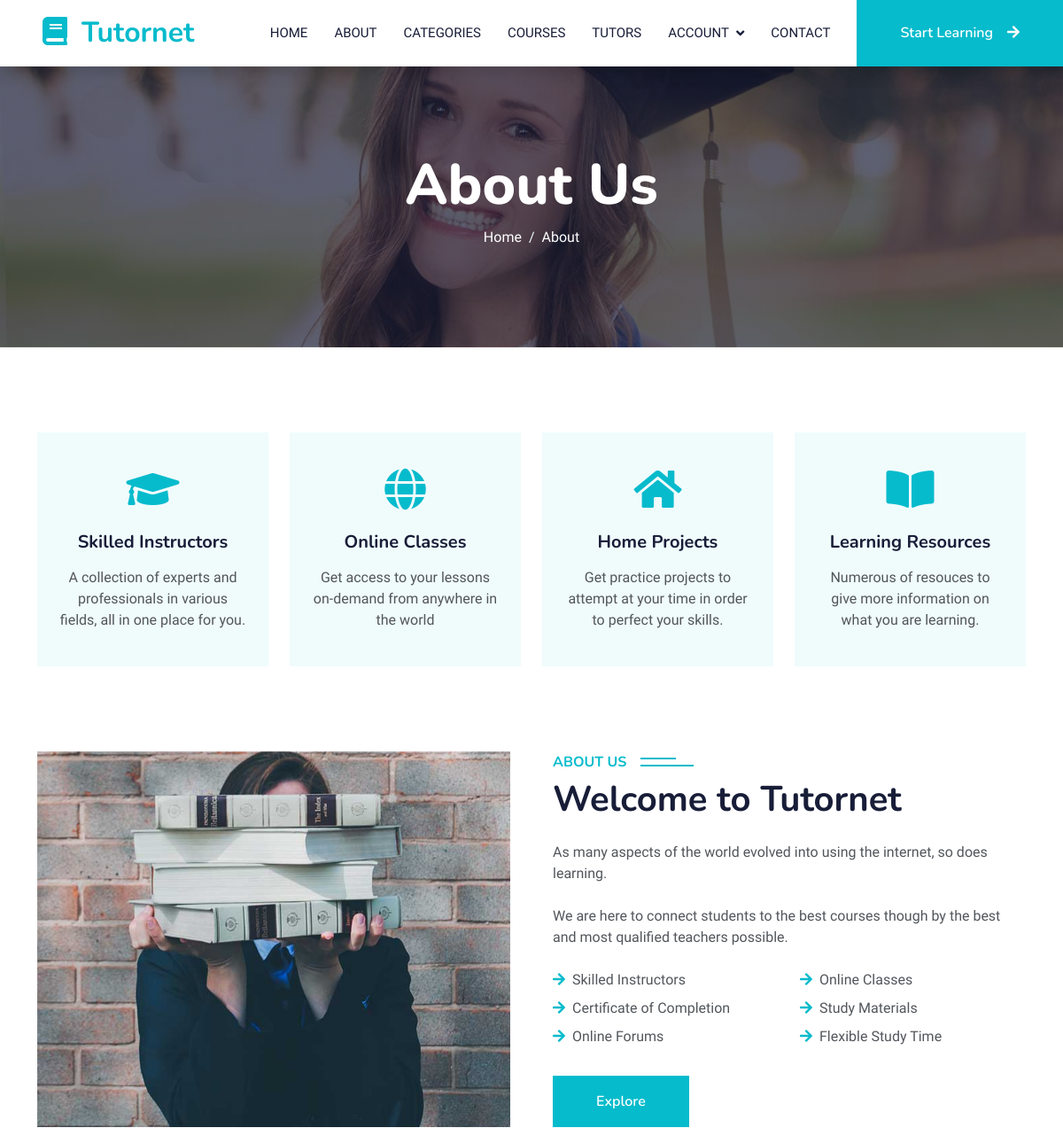
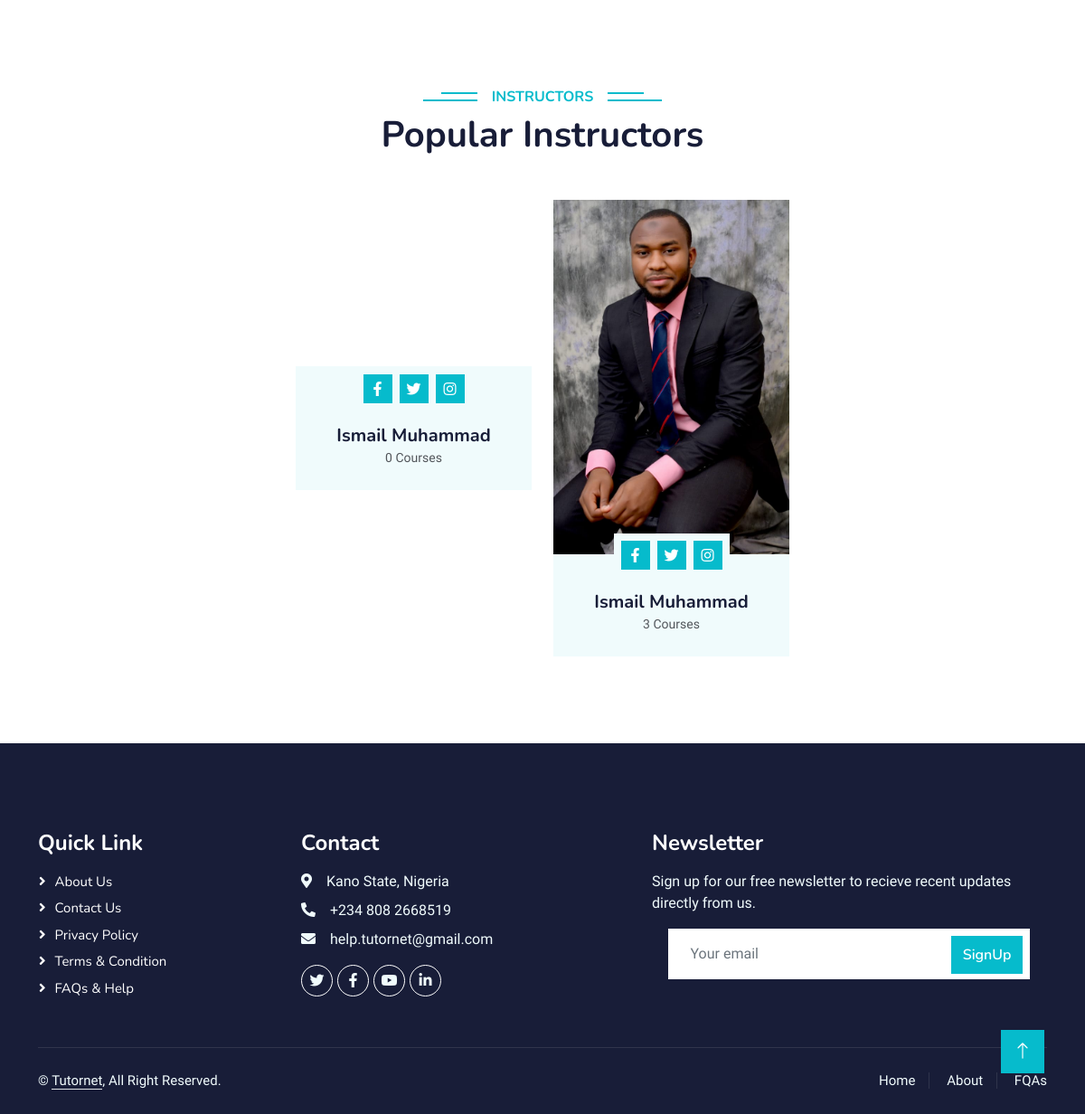
/about, run on the app's committed database (2 pictures, top to bottom).
### users/models.py (models this page shows, shortened)
class User(AbstractBaseUser):
    GENDER_CHOICES = [
        ("M", "Male"),
        ("F", "Female"),
    ]
    objects = UserManager()
    email = models.EmailField(
        verbose_name='email address',
        max_length=255,
        unique=True,
    )
    is_active = models.BooleanField(default=True)
    staff = models.BooleanField(default=False)
    admin = models.BooleanField(default=False)
    tutor = models.BooleanField(default=False)
    first_name = models.CharField(max_length=200, blank=True, default="")
    last_name = models.CharField(max_length=200, blank=True, default="")
    mobile_number = models.CharField(max_length=20)
    added_on = models.DateTimeField(auto_now_add=True)
    gender = models.CharField(
        max_length=1, choices=GENDER_CHOICES, blank=True, default="")
    profile_picture = models.ImageField(null=True, blank=True)
    USERNAME_FIELD = 'email'
    REQUIRED_FIELDS = []
    def get_full_name(self):
        return self.first_name + " " + self.last_name

### base/views.py (the view)
# urls.py: path('about',  views.about, name='about_page'),
def about(request):
    tutors = User.objects.filter(tutor=True)
    context = {
        "tutors": tutors
    }
    return render(request, 'base/about.html', context=context)

### base/templates/base/about.html (shortened to what this page needs)
{% extends './base.html' %} {% load static %}  {% block content %}
<div class="container-fluid bg-primary py-5 mb-5 page-header">
  <div class="container py-5">
    <div class="row justify-content-center">
      <div class="col-lg-10 text-center">
        <h1 class="display-3 text-white animated slideInDown">About Us</h1>
        <nav aria-label="breadcrumb">
          <ol class="breadcrumb justify-content-center">
            <li class="breadcrumb-item">
              <a class="text-white" href="{% url 'home_page' %}">Home</a>
            </li>
            <li class="breadcrumb-item text-white active" aria-current="page">
              About
            </li>
          </ol>
        </nav>
      </div>
    </div>
  </div>
</div>
<div class="container-xxl py-5">
  <div class="container">
    <div class="row g-4">
      <div class="col-lg-3 col-sm-6 wow fadeInUp" data-wow-delay="0.1s">
        <div class="service-item text-center pt-3">
          <div class="p-4">
            <i class="fa fa-3x fa-graduation-cap text-primary mb-4"></i>
            <h5 class="mb-3">Skilled Instructors</h5>
            <p>
              A collection of experts and professionals in various fields, all in one place for you.
            </p>
          </div>
        </div>
      </div>
      <div class="col-lg-3 col-sm-6 wow fadeInUp" data-wow-delay="0.3s">
        <div class="service-item text-center pt-3">
          <div class="p-4">
            <i class="fa fa-3x fa-globe text-primary mb-4"></i>
            <h5 class="mb-3">Online Classes</h5>
            <p>
              Get access to your lessons on-demand from anywhere in the world
            </p>
          </div>
        </div>
      </div>
      <div class="col-lg-3 col-sm-6 wow fadeInUp" data-wow-delay="0.5s">
        <div class="service-item text-center pt-3">
          <div class="p-4">
            <i class="fa fa-3x fa-home text-primary mb-4"></i>
            <h5 class="mb-3">Home Projects</h5>
            <p>
              Get practice projects to attempt at your time in order to perfect your skills.
            </p>
          </div>
        </div>
      </div>
      <div class="col-lg-3 col-sm-6 wow fadeInUp" data-wow-delay="0.7s">
        <div class="service-item text-center pt-3">
          <div class="p-4">
            <i class="fa fa-3x fa-book-open text-primary mb-4"></i>
            <h5 class="mb-3">Learning Resources</h5>
            <p>
              Numerous of resouces to give more information on what you are learning.
            </p>
          </div>
        </div>
      </div>
    </div>
  </div>
</div>
<div class="container-xxl py-5">
  <div class="container">
    <div class="row g-5">
      <div class="col-lg-6 wow fadeInUp" data-wow-delay="0.1s" style="min-height: 400px;">
        <div class="position-relative h-100">
          <img class="img-fluid position-absolute w-100 h-100" src="{% static 'base/img/about.jpg' %}" alt=""
            style="object-fit: cover;" />
        </div>
      </div>
      <div class="col-lg-6 wow fadeInUp" data-wow-delay="0.3s">
        <h6 class="section-title bg-white text-start text-primary pe-3">
          About Us
        </h6>
        <h1 class="mb-4">Welcome to Tutornet</h1>
        <p class="mb-4">
          As many aspects of the world evolved into using the internet, so does
          learning.
        </p>
        <p class="mb-4">
          We are here to connect students to the best courses though by the best
          and most qualified teachers possible.
        </p>
        <div class="row gy-2 gx-4 mb-4">
          <div class="col-sm-6">
            <p class="mb-0">
              <i class="fa fa-arrow-right text-primary me-2"></i>Skilled
              Instructors
            </p>
          </div>
          <div class="col-sm-6">
            <p class="mb-0">
              <i class="fa fa-arrow-right text-primary me-2"></i>Online Classes
            </p>
          </div>
          <div class="col-sm-6">
            <p class="mb-0">
              <i class="fa fa-arrow-right text-primary me-2"></i>Certificate of
              Completion
            </p>
          </div>
          <div class="col-sm-6">
            <p class="mb-0">
              <i class="fa fa-arrow-right text-primary me-2"></i>Study Materials
            </p>
          </div>
          <div class="col-sm-6">
            <p class="mb-0">
              <i class="fa fa-arrow-right text-primary me-2"></i>Online Forums
            </p>
          </div>
          <div class="col-sm-6">
            <p class="mb-0">
              <i class="fa fa-arrow-right text-primary me-2"></i>Flexible Study
              Time
            </p>
          </div>
        </div>
        <a class="btn btn-primary py-3 px-5 mt-2" href="">Explore</a>
      </div>
    </div>
  </div>
</div>
<div class="container-xxl py-5">
  <div class="container">
    {% if tutors %}
    <div class="text-center wow fadeInUp" data-wow-delay="0.1s">
      <h6 class="section-title bg-white text-center text-primary px-3">
        Instructors
      </h6>
      <h1 class="mb-5">Popular Instructors</h1>
    </div>
    {% endif %}
    <div class="row align-items-center justify-content-center g-4">
      {% for tutor in tutors %}
      <div class="col-lg-3 col-md-6 wow fadeInUp" data-wow-delay="0.1s">
        <div class="team-item bg-light">
          <div class="overflow-hidden">
            <img class="img-fluid" src="{{tutor.profile_picture.url}}" alt="" />
          </div>
          <div class="position-relative d-flex justify-content-center" style="margin-top: -23px;">
            <div class="bg-light d-flex justify-content-center pt-2 px-1">
              <a class="btn btn-sm-square btn-primary mx-1" href=""><i class="fab fa-facebook-f"></i></a>
              <a class="btn btn-sm-square btn-primary mx-1" href=""><i class="fab fa-twitter"></i></a>
              <a class="btn btn-sm-square btn-primary mx-1" href=""><i class="fab fa-instagram"></i></a>
            </div>
          </div>
          <div class="text-center p-4">
            <h5 class="mb-0 text-capitalize">{{tutor.get_full_name}}</h5>
            <small>{{tutor.courses.count}} Courses</small>
          </div>
        </div>
      </div>
      {% endfor %}
    </div>
  </div>
</div>
{% endblock %}

### base/static/base/css/style.css (style rules this page uses)
:root { --primary: #06BBCC; --light: #F0FBFC; --dark: #181d38; }
.btn { font-family: 'Nunito', sans-serif; font-weight: 600; transition: .5s; }
.btn.btn-primary, .btn.btn-secondary { color: #FFFFFF; }
.btn-sm-square { width: 32px; height: 32px; }
.btn-square, .btn-sm-square, .btn-lg-square { padding: 0; display: flex; align-items: center; justify-content: center; font-weight: normal; border-radius: 0px; }
.page-header { background: linear-gradient(rgba(24, 29, 56, .7), rgba(24, 29, 56, .7)), url(../img/carousel-1.jpg); background-position: center center; background-repeat: no-repeat; background-size: cover; }
.breadcrumb-item + .breadcrumb-item::before { color: var(--light); }
.section-title { position: relative; display: inline-block; text-transform: uppercase; }
.section-title::before { position: absolute; content: ""; width: calc(100% + 80px); height: 2px; top: 4px; left: -40px; background: var(--primary); z-index: -1; }
.section-title::after { position: absolute; content: ""; width: calc(100% + 120px); height: 2px; bottom: 5px; left: -60px; background: var(--primary); z-index: -1; }
.section-title.text-start::before { width: calc(100% + 40px); left: 0; }
.section-title.text-start::after { width: calc(100% + 60px); left: 0; }
.service-item { background: var(--light); transition: .5s; }
.service-item * { transition: .5s; }
.team-item img { transition: .5s; }

### data on the page
User: get_full_name "Ismail Muhammad", courses.count "0"
User: profile_picture (picture), get_full_name "Ismail Muhammad", courses.count "3"
